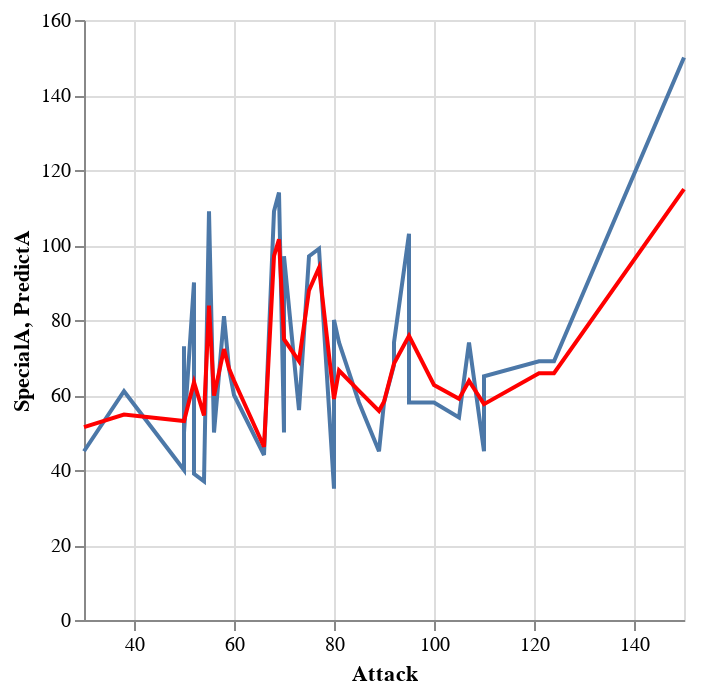

Here is the notebook cell this chart was saved with:
### Code cell
d1 = alt.Chart(df2).mark_line().encode(
    x="Attack",
    y="SpecialA"
)

d2 = alt.Chart(df2).mark_line(color="red").encode(
    x="Attack",
    y="PredictA"
)
d1+d2

### Figure 1 — Vega-Lite specification as saved in the notebook (floating-point values rounded to 4 significant figures)
{"config": {"view": {"continuousWidth": 300, "continuousHeight": 300}}, "layer": [{"mark": {"type": "line"}, "encoding": {"x": {"field": "Attack", "type": "quantitative"}, "y": {"field": "SpecialA", "type": "quantitative"}}}, {"mark": {"type": "line", "color": "red"}, "encoding": {"x": {"field": "Attack", "type": "quantitative"}, "y": {"field": "PredictA", "type": "quantitative"}}}], "data": {"name": "data-40f7edd9048d4f934a8cef94084c0d79"}, "$schema": "https://vega.github.io/schema/vega-lite/v5.16.3.json", "datasets": {"data-40f7edd9048d4f934a8cef94084c0d79": [{"#": 652, "Name": "Chesnaught", "Type 1": "Grass", "Type 2": "Fighting", "Total": 530, "HP": 88, "Attack": 107, "Defense": 122, "SpecialA": 74, "SpecialD": 75, "Speed": 64, "Generation": 6, "PredictA": 63.74}, {"#": 655, "Name": "Delphox", "Type 1": "Fire", "Type 2": "Psychic", "Total": 534, "HP": 75, "Attack": 69, "Defense": 72, "SpecialA": 114, "SpecialD": 100, "Speed": 104, "Generation": 6, "PredictA": 101.5}, {"#": 658, "Name": "Greninja", "Type 1": "Water", "Type 2": "Dark", "Total": 530, "HP": 72, "Attack": 95, "Defense": 67, "SpecialA": 103, "SpecialD": 71, "Speed": 122, "Generation": 6, "PredictA": 75.77}, {"#": 660, "Name": "Diggersby", "Type 1": "Normal", "Type 2": "Ground", "Total": 423, "HP": 85, "Attack": 56, "Defense": 77, "SpecialA": 50, "SpecialD": 77, "Speed": 78, "Generation": 6, "PredictA": 59.83}, {"#": 661, "Name": "Fletchling", "Type 1": "Normal", "Type 2": "Flying", "Total": 278, "HP": 45, "Attack": 50, "Defense": 43, "SpecialA": 40, "SpecialD": 38, "Speed": 62, "Generation": 6, "PredictA": 53.06}, {"#": 662, "Name": "Fletchinder", "Type 1": "Fire", "Type 2": "Flying", "Total": 382, "HP": 62, "Attack": 73, "Defense": 55, "SpecialA": 56, "SpecialD": 52, "Speed": 84, "Generation": 6, "PredictA": 69.03}, {"#": 663, "Name": "Talonflame", "Type 1": "Fire", "Type 2": "Flying", "Total": 499, "HP": 78, "Attack": 81, "Defense": 71, "SpecialA": 74, "SpecialD": 69, "Speed": 126, "Generation": 6, "PredictA": 66.53}, {"#": 666, "Name": "Vivillon", "Type 1": "Bug", "Type 2": "Flying", "Total": 411, "HP": 80, "Attack": 52, "Defense": 50, "SpecialA": 90, "SpecialD": 50, "Speed": 89, "Generation": 6, "PredictA": 63.4}, {"#": 667, "Name": "Litleo", "Type 1": "Fire", "Type 2": "Normal", "Total": 369, "HP": 62, "Attack": 50, "Defense": 58, "SpecialA": 73, "SpecialD": 54, "Speed": 72, "Generation": 6, "PredictA": 53.06}, {"#": 668, "Name": "Pyroar", "Type 1": "Fire", "Type 2": "Normal", "Total": 507, "HP": 86, "Attack": 68, "Defense": 72, "SpecialA": 109, "SpecialD": 66, "Speed": 106, "Generation": 6, "PredictA": 97.05}, {"#": 675, "Name": "Pangoro", "Type 1": "Fighting", "Type 2": "Dark", "Total": 495, "HP": 95, "Attack": 124, "Defense": 78, "SpecialA": 69, "SpecialD": 71, "Speed": 58, "Generation": 6, "PredictA": 65.81}, {"#": 679, "Name": "Honedge", "Type 1": "Steel", "Type 2": "Ghost", "Total": 325, "HP": 45, "Attack": 80, "Defense": 100, "SpecialA": 35, "SpecialD": 37, "Speed": 28, "Generation": 6, "PredictA": 58.95}, {"#": 680, "Name": "Doublade", "Type 1": "Steel", "Type 2": "Ghost", "Total": 448, "HP": 59, "Attack": 110, "Defense": 150, "SpecialA": 45, "SpecialD": 49, "Speed": 35, "Generation": 6, "PredictA": 57.56}, {"#": 681, "Name": "AegislashBlade Forme", "Type 1": "Steel", "Type 2": "Ghost", "Total": 520, "HP": 60, "Attack": 150, "Defense": 50, "SpecialA": 150, "SpecialD": 50, "Speed": 60, "Generation": 6, "PredictA": 114.9}, {"#": 681, "Name": "AegislashShield Forme", "Type 1": "Steel", "Type 2": "Ghost", "Total": 520, "HP": 60, "Attack": 50, "Defense": 150, "SpecialA": 50, "SpecialD": 150, "Speed": 60, "Generation": 6, "PredictA": 53.06}, {"#": 686, "Name": "Inkay", "Type 1": "Dark", "Type 2": "Psychic", "Total": 288, "HP": 53, "Attack": 54, "Defense": 53, "SpecialA": 37, "SpecialD": 46, "Speed": 45, "Generation": 6, "PredictA": 54.57}, {"#": 687, "Name": "Malamar", "Type 1": "Dark", "Type 2": "Psychic", "Total": 482, "HP": 86, "Attack": 92, "Defense": 88, "SpecialA": 68, "SpecialD": 75, "Speed": 73, "Generation": 6, "PredictA": 68.4}, {"#": 688, "Name": "Binacle", "Type 1": "Rock", "Type 2": "Water", "Total": 306, "HP": 42, "Attack": 52, "Defense": 67, "SpecialA": 39, "SpecialD": 56, "Speed": 50, "Generation": 6, "PredictA": 63.4}, {"#": 689, "Name": "Barbaracle", "Type 1": "Rock", "Type 2": "Water", "Total": 500, "HP": 72, "Attack": 105, "Defense": 115, "SpecialA": 54, "SpecialD": 86, "Speed": 68, "Generation": 6, "PredictA": 58.97}, {"#": 690, "Name": "Skrelp", "Type 1": "Poison", "Type 2": "Water", "Total": 320, "HP": 50, "Attack": 60, "Defense": 60, "SpecialA": 60, "SpecialD": 60, "Speed": 30, "Generation": 6, "PredictA": 63.87}, {"#": 691, "Name": "Dragalge", "Type 1": "Poison", "Type 2": "Dragon", "Total": 494, "HP": 65, "Attack": 75, "Defense": 90, "SpecialA": 97, "SpecialD": 123, "Speed": 44, "Generation": 6, "PredictA": 87.91}, {"#": 694, "Name": "Helioptile", "Type 1": "Electric", "Type 2": "Normal", "Total": 289, "HP": 44, "Attack": 38, "Defense": 33, "SpecialA": 61, "SpecialD": 43, "Speed": 70, "Generation": 6, "PredictA": 54.8}, {"#": 695, "Name": "Heliolisk", "Type 1": "Electric", "Type 2": "Normal", "Total": 481, "HP": 62, "Attack": 55, "Defense": 52, "SpecialA": 109, "SpecialD": 94, "Speed": 109, "Generation": 6, "PredictA": 83.85}, {"#": 696, "Name": "Tyrunt", "Type 1": "Rock", "Type 2": "Dragon", "Total": 362, "HP": 58, "Attack": 89, "Defense": 77, "SpecialA": 45, "SpecialD": 45, "Speed": 48, "Generation": 6, "PredictA": 55.78}, {"#": 697, "Name": "Tyrantrum", "Type 1": "Rock", "Type 2": "Dragon", "Total": 521, "HP": 82, "Attack": 121, "Defense": 119, "SpecialA": 69, "SpecialD": 59, "Speed": 71, "Generation": 6, "PredictA": 65.81}, {"#": 698, "Name": "Amaura", "Type 1": "Rock", "Type 2": "Ice", "Total": 362, "HP": 77, "Attack": 59, "Defense": 50, "SpecialA": 67, "SpecialD": 63, "Speed": 46, "Generation": 6, "PredictA": 67.09}, {"#": 699, "Name": "Aurorus", "Type 1": "Rock", "Type 2": "Ice", "Total": 521, "HP": 123, "Attack": 77, "Defense": 72, "SpecialA": 99, "SpecialD": 92, "Speed": 58, "Generation": 6, "PredictA": 93.95}, {"#": 701, "Name": "Hawlucha", "Type 1": "Fighting", "Type 2": "Flying", "Total": 500, "HP": 78, "Attack": 92, "Defense": 75, "SpecialA": 74, "SpecialD": 63, "Speed": 118, "Generation": 6, "PredictA": 68.4}, {"#": 702, "Name": "Dedenne", "Type 1": "Electric", "Type 2": "Fairy", "Total": 431, "HP": 67, "Attack": 58, "Defense": 57, "SpecialA": 81, "SpecialD": 67, "Speed": 101, "Generation": 6, "PredictA": 72.25}, {"#": 703, "Name": "Carbink", "Type 1": "Rock", "Type 2": "Fairy", "Total": 500, "HP": 50, "Attack": 50, "Defense": 150, "SpecialA": 50, "SpecialD": 150, "Speed": 50, "Generation": 6, "PredictA": 53.06}, {"#": 707, "Name": "Klefki", "Type 1": "Steel", "Type 2": "Fairy", "Total": 470, "HP": 57, "Attack": 80, "Defense": 91, "SpecialA": 80, "SpecialD": 87, "Speed": 75, "Generation": 6, "PredictA": 58.95}, {"#": 708, "Name": "Phantump", "Type 1": "Ghost", "Type 2": "Grass", "Total": 309, "HP": 43, "Attack": 70, "Defense": 48, "SpecialA": 50, "SpecialD": 60, "Speed": 38, "Generation": 6, "PredictA": 74.87}, {"#": 709, "Name": "Trevenant", "Type 1": "Ghost", "Type 2": "Grass", "Total": 474, "HP": 85, "Attack": 110, "Defense": 76, "SpecialA": 65, "SpecialD": 82, "Speed": 56, "Generation": 6, "PredictA": 57.56}, {"#": 710, "Name": "PumpkabooAverage Size", "Type 1": "Ghost", "Type 2": "Grass", "Total": 335, "HP": 49, "Attack": 66, "Defense": 70, "SpecialA": 44, "SpecialD": 55, "Speed": 51, "Generation": 6, "PredictA": 46.19}, {"#": 710, "Name": "PumpkabooSmall Size", "Type 1": "Ghost", "Type 2": "Grass", "Total": 335, "HP": 44, "Attack": 66, "Defense": 70, "SpecialA": 44, "SpecialD": 55, "Speed": 56, "Generation": 6, "PredictA": 46.19}, {"#": 710, "Name": "PumpkabooLarge Size", "Type 1": "Ghost", "Type 2": "Grass", "Total": 335, "HP": 54, "Attack": 66, "Defense": 70, "SpecialA": 44, "SpecialD": 55, "Speed": 46, "Generation": 6, "PredictA": 46.19}, {"#": 710, "Name": "PumpkabooSuper Size", "Type 1": "Ghost", "Type 2": "Grass", "Total": 335, "HP": 59, "Attack": 66, "Defense": 70, "SpecialA": 44, "SpecialD": 55, "Speed": 41, "Generation": 6, "PredictA": 46.19}, {"#": 711, "Name": "GourgeistAverage Size", "Type 1": "Ghost", "Type 2": "Grass", "Total": 494, "HP": 65, "Attack": 90, "Defense": 122, "SpecialA": 58, "SpecialD": 75, "Speed": 84, "Generation": 6, "PredictA": 58.2}, {"#": 711, "Name": "GourgeistSmall Size", "Type 1": "Ghost", "Type 2": "Grass", "Total": 494, "HP": 55, "Attack": 85, "Defense": 122, "SpecialA": 58, "SpecialD": 75, "Speed": 99, "Generation": 6, "PredictA": 61.09}, {"#": 711, "Name": "GourgeistLarge Size", "Type 1": "Ghost", "Type 2": "Grass", "Total": 494, "HP": 75, "Attack": 95, "Defense": 122, "SpecialA": 58, "SpecialD": 75, "Speed": 69, "Generation": 6, "PredictA": 75.77}, {"#": 711, "Name": "GourgeistSuper Size", "Type 1": "Ghost", "Type 2": "Grass", "Total": 494, "HP": 85, "Attack": 100, "Defense": 122, "SpecialA": 58, "SpecialD": 75, "Speed": 54, "Generation": 6, "PredictA": 62.68}, {"#": 714, "Name": "Noibat", "Type 1": "Flying", "Type 2": "Dragon", "Total": 245, "HP": 40, "Attack": 30, "Defense": 35, "SpecialA": 45, "SpecialD": 40, "Speed": 55, "Generation": 6, "PredictA": 51.43}, {"#": 715, "Name": "Noivern", "Type 1": "Flying", "Type 2": "Dragon", "Total": 535, "HP": 85, "Attack": 70, "Defense": 80, "SpecialA": 97, "SpecialD": 80, "Speed": 123, "Generation": 6, "PredictA": 74.87}]}}
